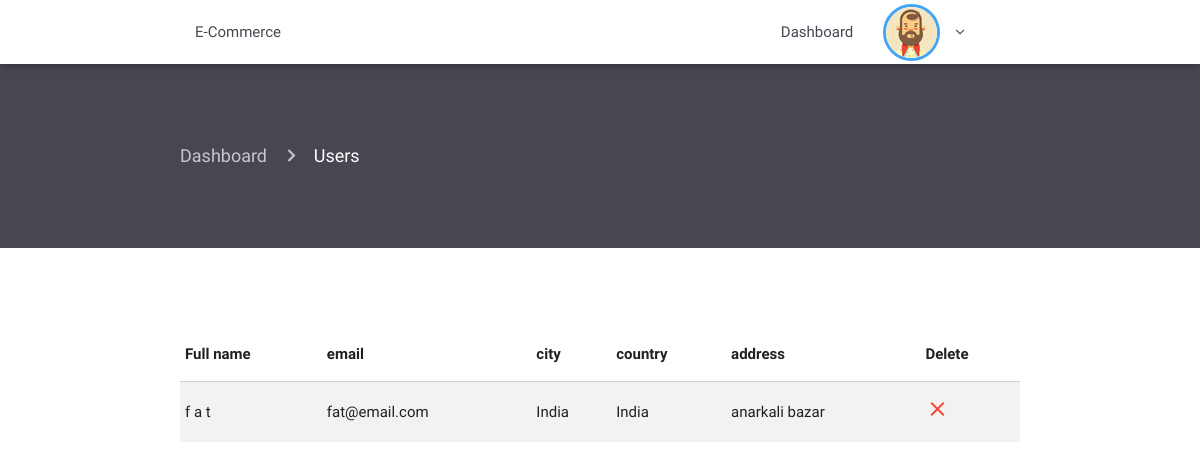
Screenshot of /admin/allusers.php (signed in) with the database file from the repository.
### tables this page shows
CREATE TABLE `users` (
  `id` int(11) NOT NULL,
  `email` varchar(100) NOT NULL,
  `firstname` varchar(1000) NOT NULL,
  `lastname` varchar(1000) NOT NULL,
  `password` varchar(1000) NOT NULL,
  `address` varchar(1000) NOT NULL,
  `city` varchar(1000) NOT NULL,
  `country` varchar(1000) NOT NULL,
  `role` varchar(1000) NOT NULL
);

### admin/allusers.php (the view, shortened to what this page needs)
<?php
require 'includes/header.php';
require 'includes/navconnected.php'; ?>
<div class="container-fluid product-page">
    <div class="container current-page">
        <nav>
            <div class="nav-wrapper">
                <div class="col s12">
                    <a href="index.php" class="breadcrumb">Dashboard</a>
                    <a href="users.php" class="breadcrumb">Users</a>
                </div>
            </div>
        </nav>
    </div>
</div>
<div class="container scroll">
    <table class="highlight striped">
        <thead>
        <tr>
            <th data-field="lastname">Full name</th>
            <th data-field="email">email</th>
            <th data-field="city">city</th>
            <th data-field="country">country</th>
            <th data-field="address">address</th>
            <th data-field="delete">Delete</th>
        </tr>
        </thead>
        <tbody>
        <?php
        include '../db.php';
        $queryuser = "SELECT id, email, firstname, lastname, address, city, country FROM users WHERE role = 'client'";
        $resultuser = $connection->query($queryuser);
        if ($resultuser->num_rows > 0) {
            while($rowuser = $resultuser->fetch_assoc()) {
                $id_user = $rowuser['id'];
                $firstname = $rowuser['firstname'];
                $lasttname = $rowuser['lastname'];
                $email = $rowuser['email'];
                $country = $rowuser['country'];
                $address = $rowuser['address'];
                ?>
                <tr>
                    <td><?php echo" $firstname "." $lasttname"; ?></td>
                    <td><?= $email; ?></td>
                    <td><?= $country; ?></td>
                    <td><?= $country; ?></td>
                    <td><?= $address; ?></td>
                    <td><a href="deleteuser.php?id=<?= $id_user; ?>"><i class="material-icons red-text">close</i></a></td>
                </tr>
            <?php }}  ?>
        </tbody>
    </table>
</div>
<?php require 'includes/footer.php'; ?>

### admin/src/css/style.css (style rules this page uses)
.scroll { height: 600px !important; overflow-y: scroll; padding-top: 80px; padding-bottom: 60px; }
.product-page { padding-top: 60px; padding-bottom: 60px; background-color: #494551; }
.product-page nav { background: none; box-shadow: none; }
.material-icons { font-family: 'Material Icons'; font-weight: normal; font-style: normal; font-size: 24px; line-height: 1; letter-spacing: normal; text-transform: none; display: inline-block; white-space: nowrap; word-wrap: normal; direction: ltr; -webkit-font-feature-settings: 'liga'; -webkit-font-smoothing: antialiased; }

### rows the page displays
users: firstname "f", lastname "a t", email "fat@email.com", country "India", address "anarkali bazar"
